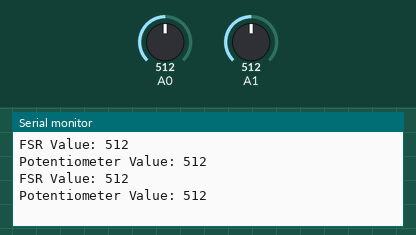
Recording of a sketch running on a simulated Arduino Uno, built with avr-gcc and run on an emulated ATmega328P. Shown: the last lines printed to the serial monitor. The test bench sets the inputs (shaded band); at power-on: A0 = 512, A1 = 512. No radio packets arrive unless stated.

Above: at 1.8 s.
1.9 s: A0 set to 716
At 2.6 s:
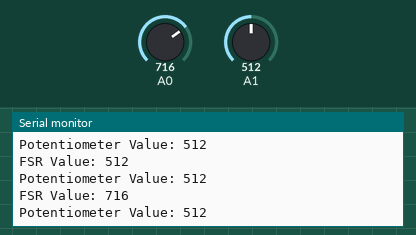
3.4 s: A1 set to 716
At 4.7 s:
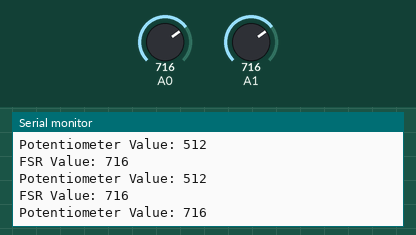
4.9 s: A0 set to 900
At 5.8 s:
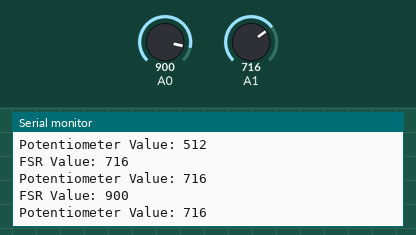
6.4 s: A1 set to 900
At 7.8 s:
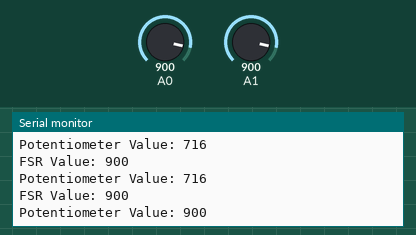
Timing chart, 0 to 8.9 s (numbered marks = the images above; inputs shaded):
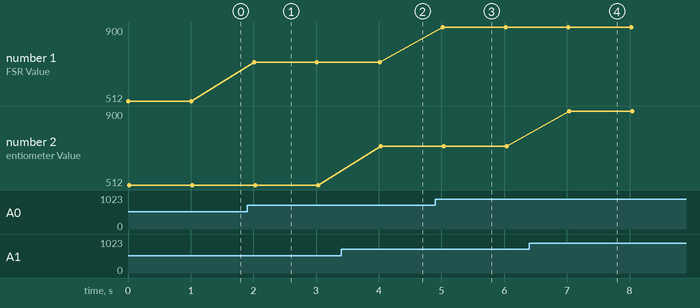

Measured:
- after the input at 1.9 s, the serial monitor: prints a new line after 0.11 s (image 1)
- after the input at 3.4 s, the serial monitor: prints a new line after 0.63 s (image 2)
- after the input at 4.9 s, the serial monitor: prints a new line after 0.12 s (image 3)
- after the input at 6.4 s, the serial monitor: prints a new line after 0.64 s (image 4)
- plotted number 1: 512 → 716 after the input at 1.9 s, 716 → 900 after the input at 4.9 s

The sketch:

stroller_transmit.ino
```cpp
#include <SPI.h>
#include <nRF24L01.h>
#include <RF24.h>

RF24 radio(7, 8); // CE, CSN

const byte address[6] = "00001";

struct sensorData{
  int fsrValue;
  int potValue;
};

void setup() {
  Serial.begin(9600);  // For debugging purposes
  radio.begin();
  radio.openWritingPipe(address);
  radio.setPALevel(RF24_PA_MIN);
  radio.stopListening();
}

void loop() {
  // Read the analog value from the FSR
  int fsrValue = analogRead(A0);

  // Read the analog value from the potentiometer
  int potValue = analogRead(A1);

  // struct instances to assign values
  sensorData data;
  data.fsrValue = fsrValue;
  data.potValue = potValue;
  // Send the FSR value
  radio.write(&data, sizeof(data));

  // For debugging purposes, print the FSR and potentiometer values to Serial
  Serial.print("FSR Value: ");
  Serial.println(fsrValue);

  Serial.print("Potentiometer Value: ");
  Serial.println(potValue);

  delay(1000);
}
```
